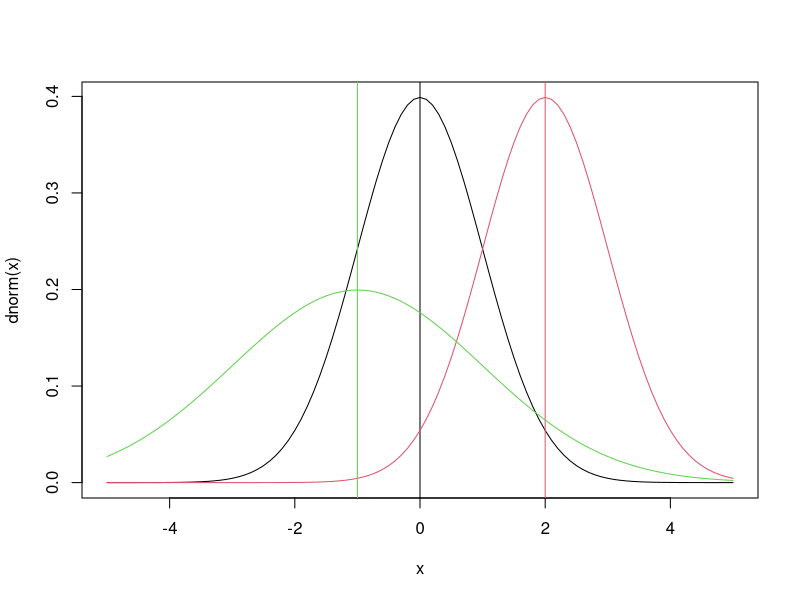
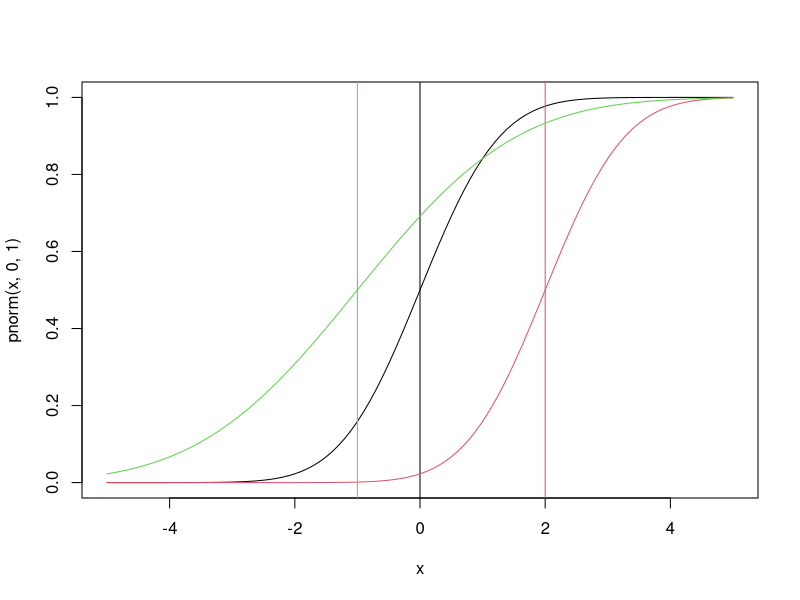
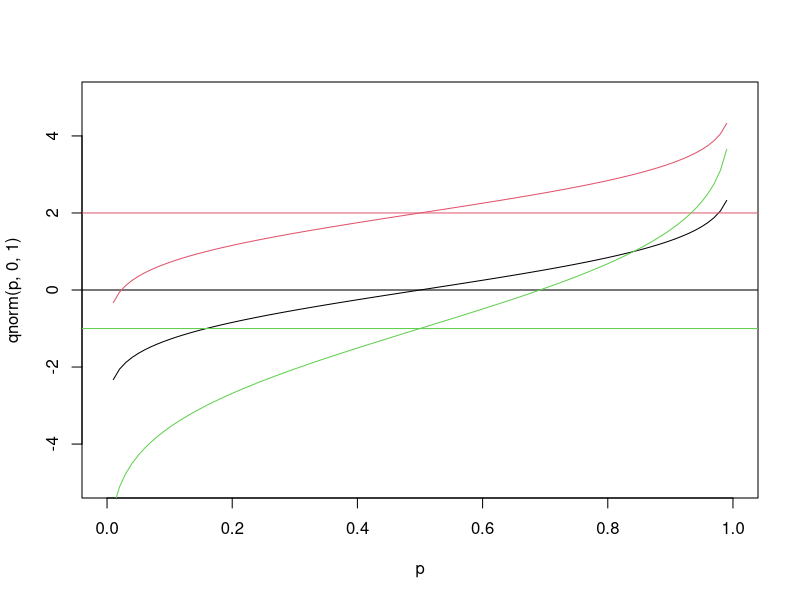
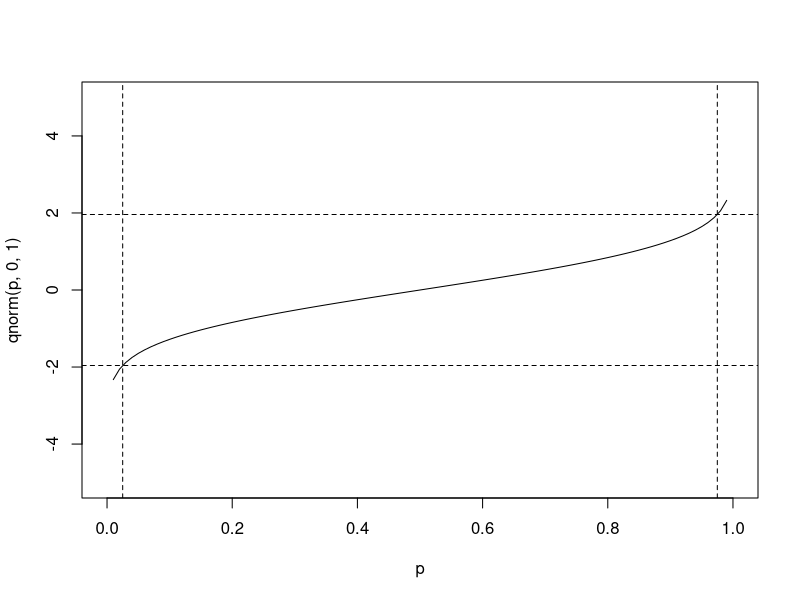
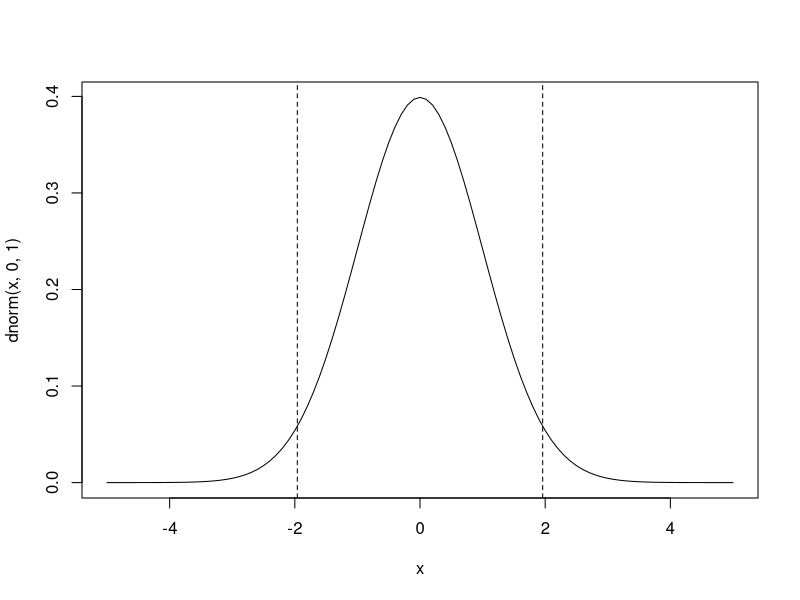
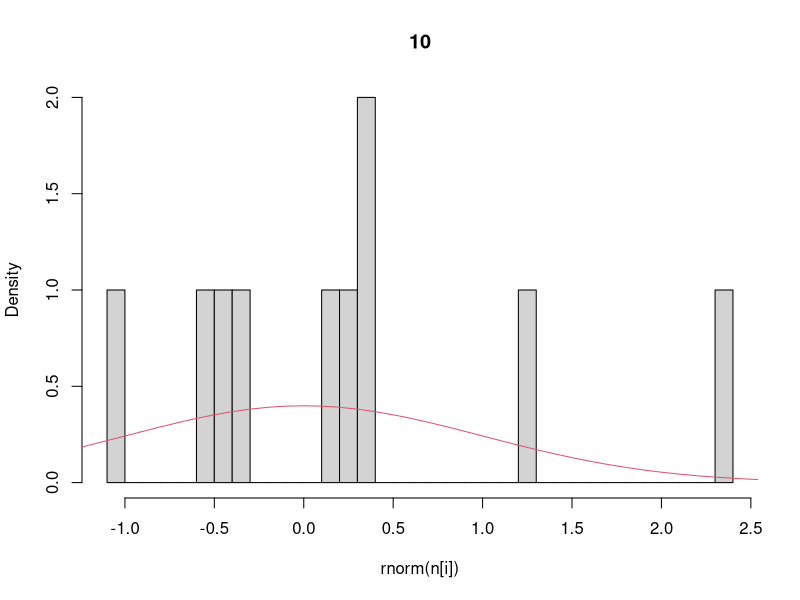
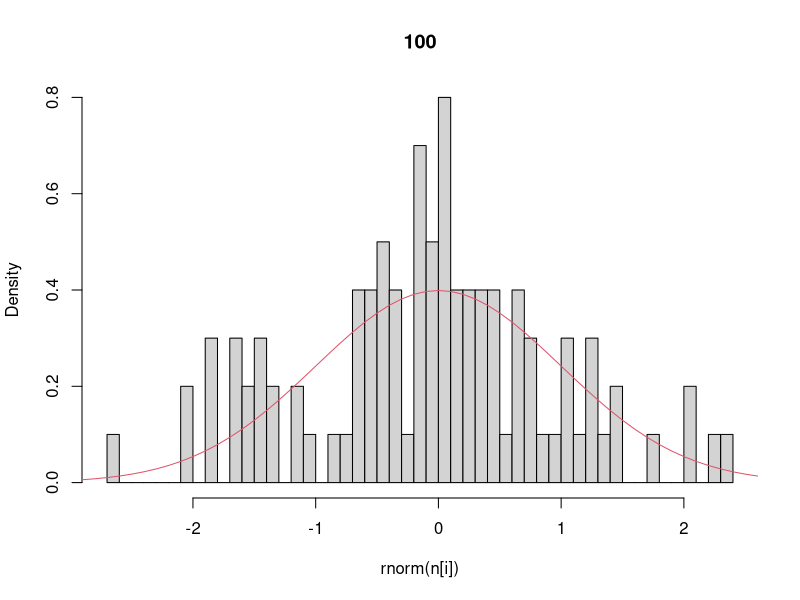
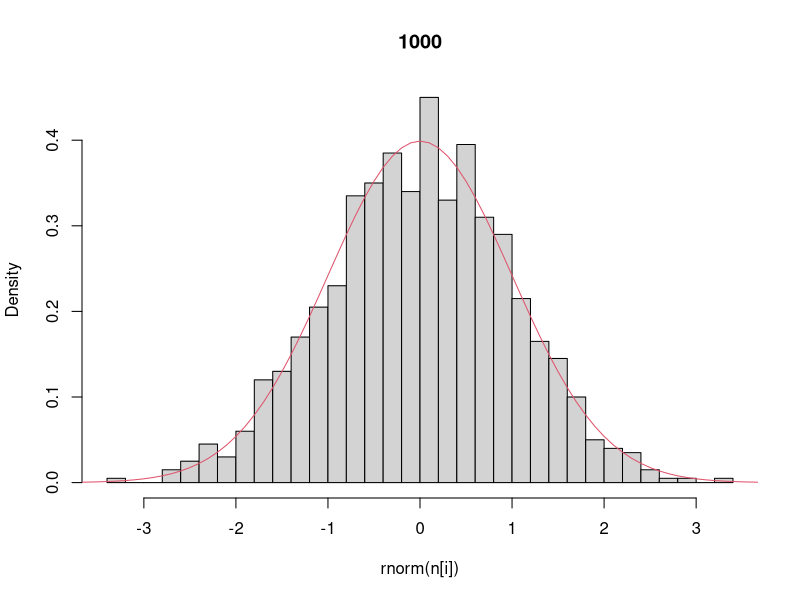

R code for these plots, in order:
## ---- chunk 1
x = seq(-5,5,by=0.1)
plot(x,dnorm(x),type='l')  		## that’s a lowercase “L” for “line”
abline(v=0)					          ## add a line to indicate the mean (“v” is for “vertical”)
lines(x,dnorm(x,2),col=2)			## try changing the mean (“col” sets the color)
abline(v=2,col=2)
lines(x,dnorm(x,-1,2),col=3)	## try changing the mean and standard dev
abline(v=-1,col=3)
## ---- chunk 2
dnorm(0.5,0,1)
dnorm(0.5,2,1)
dnorm(0.5,-1,2)
## ---- chunk 3
plot(x,pnorm(x,0,1),type='l')
abline(v=0)
lines(x,pnorm(x,2,1),col=2)
abline(v=2,col=2)
lines(x,pnorm(x,-1,2),col=3)
abline(v=-1,col=3)
## ---- chunk 4
pnorm(0.5,0,1)
pnorm(0.5,2,1)
pnorm(0.5,-1,2)
## ---- chunk 5
p = seq(0,1,by=0.01)
plot(p,qnorm(p,0,1),type='l',ylim=range(x))    # ylim sets the y-axis range
# range returns the min/max as a 2-element vector
abline(h=0)						# “h” for “horizontal”
lines(p,qnorm(p,2,1),col=2)
abline(h=2,col=2)
lines(p,qnorm(p,-1,2),col=3)
abline(h=-1,col=3)
## ---- chunk 6
qnorm(c(0.025,0.975),0,1)		# what width CI is specified by these values?
plot(p,qnorm(p,0,1),type='l',ylim=range(x))
abline(v=c(0.025,0.975),lty=2)	# add vertical lines at the CI
abline(h=qnorm(c(0.025,0.975)),lty=2)	#add horizontal lines at the threshold vals
plot(x,dnorm(x,0,1),type='l')		# plot the corresponding pdf
abline(v=qnorm(c(0.025,0.975)),lty=2)
## ---- chunk 7
n = c(10,100,1000,10000)	# sequence of sample sizes
for(i in 1:4){			# loop over these sample sizes
  hist(rnorm(n[i]),main=n[i],probability=TRUE,breaks=40)  
				#here breaks defines number of bins in the histogram
  lines(x,dnorm(x),col=2)
}
## ---- chunk 8
y = rnorm(10)  	## Sample size = 10
y
mean(y)
sd(y)			## standard deviation
sd(y)/sqrt(10) 		## standard error
y = rnorm(10000) 	## Sample size = 10000
mean(y)
sd(y)			## standard deviation
sd(y)/sqrt(10000) 	## standard error
## ---- chunk 9
plot(x,dunif(x),type='l')
lines(x,dunif(x,0,4),col=2)
lines(x,dunif(x,-3,-0.5),col=3)

plot(x,punif(x),type='l')
lines(x,punif(x,0,4),col=2)
lines(x,punif(x,-3,-0.5),col=3)

plot(p,qunif(p),type='l',ylim=range(x))
lines(p,qunif(p,0,4),col=2)
lines(p,qunif(p,-3,-0.5),col=3)

hist(runif(500,-3,3),breaks=30,xlim=range(x),probability=TRUE)
lines(x,dunif(x,-3,3),col=2)
## ---- chunk 10
plot(p,dbeta(p,5,5),type='l')
lines(p,dbeta(p,1,1),col=2)
lines(p,dbeta(p,0.2,0.2),col=3)

plot(p,dbeta(p,6,6),type='l',ylim=c(0,5))
lines(p,dbeta(p,6,4),col=2)
lines(p,dbeta(p,6,2),col=3)
lines(p,dbeta(p,6,1.25),col=4)
lines(p,dbeta(p,6,1),col=5)
lines(p,dbeta(p,6,0.25),col=6)

plot(p,pbeta(p,5,5),type='l')
lines(p,pbeta(p,1,1),col=2)
lines(p,pbeta(p,0.2,0.2),col=3)

hist(rbeta(500,3,3),breaks=30,xlim=range(p),probability=TRUE)
lines(p,dbeta(p,3,3),col=2)
lines(p,dbeta(p,3,3),col=2)
## ---- chunk 11
## changing the mean
x <- 10^seq(-2,2,by=0.01)
plot(x,dlnorm(x,0),type='l',xlim=c(0,15),main="Changing the Mean")
lines(x,dlnorm(x,1),col=2)
lines(x,dlnorm(x,2),col=3)

## on a log scale
plot(x,dlnorm(x,0),type='l',log='x',main="Log Scale")
lines(x,dlnorm(x,1),col=2)
lines(x,dlnorm(x,2),col=3)
abline(v=exp(0),col=1)
abline(v=exp(1),col=2)
abline(v=exp(2),col=3)

## changing the variance
plot(x,dlnorm(x,2,.125),type='l',xlim=c(0,20),ylim=c(0,0.6),main="Changing the Variance")
lines(x,dlnorm(x,2,0.25),col=2)
lines(x,dlnorm(x,2,0.5),col=3)
lines(x,dlnorm(x,2,1),col=4)
lines(x,dlnorm(x,2,2),col=5)
lines(x,dlnorm(x,2,4),col=6)
abline(v=exp(2),col=1)

## random sample
hist(rlnorm(250,2,1),breaks=30,probability=TRUE)
lines(x,dlnorm(x,2,1),col=4)
## ---- chunk 12
## changing the mean
x <- seq(0,10,by=0.01)
plot(x,dexp(x,0.125),type='l',ylim=c(0,1))
lines(x,dexp(x,0.25),col=2)
lines(x,dexp(x,0.5),col=3)
lines(x,dexp(x,1),col=4)
lines(x,dexp(x,2),col=5)
lines(x,dexp(x,4),col=6)

## random sample
hist(rexp(250,2),breaks=30,probability=TRUE)
lines(x,dexp(x,2),col=4)

## laplace vs Gaussian
plot(x,dexp(abs(x-5),1)/2,type='l')
lines(x,dnorm(x,5),col=2)

plot(x,dexp(abs(x-5),1)/2,type='l',log='y')   ## same plot as last but on a log scale
lines(x,dnorm(x,5),col=2)
## ---- chunk 13
x <- seq(0,10,by=0.01)

## change rate
plot(x,dgamma(x,3,3),type='l' ,ylim=c(0,1.6))
lines(x,dgamma(x,3,1),col=2)
lines(x,dgamma(x,3,6),col=3)
lines(x,dgamma(x,3,1/3),col=4)

## change shape
plot(x,dgamma(x,3,3),type='l')
lines(x,dgamma(x,1,3),col=2)
lines(x,dgamma(x,6,3),col=3)
lines(x,dgamma(x,18,3),col=4)

## change variance
a <- c(20,15,10,5,2.5,1.25)
r <- c(4,3,2,1,0.5,0.25)
plot(x,dgamma(x,20,4),type='l')
for(i in 1:6){
  lines(x,dgamma(x,a[i],r[i]),col=i)}
var = a/r^2
mean =  a/r
legend("topright",legend=format(var,digits=3),lty=1,col=1:6)
var
mean

## change mean
var = 4
mean = c(1,2,3,4,5)
rate = mean/var
shape = mean^2/var
plot(x,dgamma(x,shape[2],rate[2]),type='l',col=2)
for(i in 1:5){
  lines(x,dgamma(x,shape[i],rate[i]),col=i)
}
legend("topright",legend=1:5,lty=1,col=1:5)
rate
shape
## ---- chunk 14
x <- 0:11

## vary size of sample (number of draws)
size = c(1,5,10)
plot(x,dbinom(x,size[1],0.5),type='s')
for(i in 2:3){
  lines(x,dbinom(x,size[i],0.5),type='s',col=i)
}

## vary probability
n = 10
p = c(0.1,0.25,0.5)
plot(x,dbinom(x,n,p[1]),type='s')
for(i in 2:3){
  lines(x,dbinom(x,n,p[i]),col=i,type='s')
}
abline(v = n*p,col=1:3,lty=2)

## CDF
plot(x,pbinom(x,n,p[1]),type='s',ylim=c(0,1))
for(i in 2:3){
  lines(x,pbinom(x,n,p[i]),col=i,type='s')
}

## Random samples
hist(rbinom(100,10,0.5)+0.0001,   ## small amount added because
     probability=TRUE,		 ## of way R calculates breaks 
     breaks=0:11,main="Random Binomial") 
lines(x,dbinom(x,10,0.5),type='s',col=2)	#Analytical solution
legend("topright",legend=c("sample","pmf"),lty=1,col=1:2)
## ---- chunk 15
x <- 0:12
plot(x,dpois(x,1),type='s')
lines(x,dpois(x,2),type='s',col=2)
lines(x,dpois(x,5),type='s',col=3)

x <- 20:80
plot(x,dpois(x,50),type='s',ylim=c(0,0.08))  	#Poisson with mean 50 (variance = 50)
lines(x+0.5,dnorm(x,50,sqrt(50)),col=2)		#Normal with mean and variance of 50
lines(x,dbinom(x,100,0.5),col=3,type='s')		#Binomial with mean 50 (variance = 25)
legend("topright",legend=c("pois","norm","binom"),col=1:3,lty=1)

plot(x,dbinom(x,100,0.5),type='s',col=3)		#Binomial with mean 50 (variance = 25)
lines(x+0.5,dnorm(x,50,sqrt(25)),col=2)		#Normal with mean 50 and variance of 25
lines(x,dpois(x,50),col=1,type='s')			#Poisson with mean 50 (variance = 50)
legend("topright",legend=c("pois","norm","binom"),col=1:3,lty=1)
## ---- chunk 16
x <- 0:20
## negative binomial

## vary size
plot(x,dnbinom(x,1,0.5),type="s",main="vary size")
lines(x,dnbinom(x,2,0.5),type="s",col=2)
lines(x,dnbinom(x,3,0.5),type="s",col=3)
lines(x,dnbinom(x,5,0.5),type="s",col=4)
lines(x,dnbinom(x,10,0.5),type="s",col=5)
legend("topright",legend=c(1,2,3,5,10),col=1:5,lty=1)

## vary probability
plot(x,dnbinom(x,3,0.5),type="s",main="vary probability")
lines(x,dnbinom(x,3,0.3),type="s",col=2)
lines(x,dnbinom(x,3,0.2),type="s",col=3)
lines(x,dnbinom(x,3,0.1),type="s",col=4)
legend("topright",legend=c(0.5,0.3,0.2,0.1),col=1:5,lty=1)

## vary variance , alternate parameterization
mean = 8
var = c(10,20,30)
size = mean^2/(var-mean)
plot(x,dnbinom(x,mu=mean,size=size[1]),type="s",ylim=c(0,0.14),main="vary variance")
lines(x,dnbinom(x,mu=mean,size=size[2]),type="s",col=2)
lines(x,dnbinom(x,mu=mean,size=size[3]),type="s",col=3)
legend('topright',legend=format(c(var,mean),digits=2),col=1:4,lty=1)
lines(x,dpois(x,mean),col=4,type="s")
## NB as generalization of pois with inflated variance

## geometric
plot(x,dgeom(x,0.5),type="s",main="Geometric")
lines(x,dgeom(x,0.15),type="s",col=2)
lines(x,dgeom(x,0.05),type="s",col=3)
lines(x,dnbinom(x,1,0.15),type="s",col=4,lty=2)
## geometric as special case of NB where size = 1
